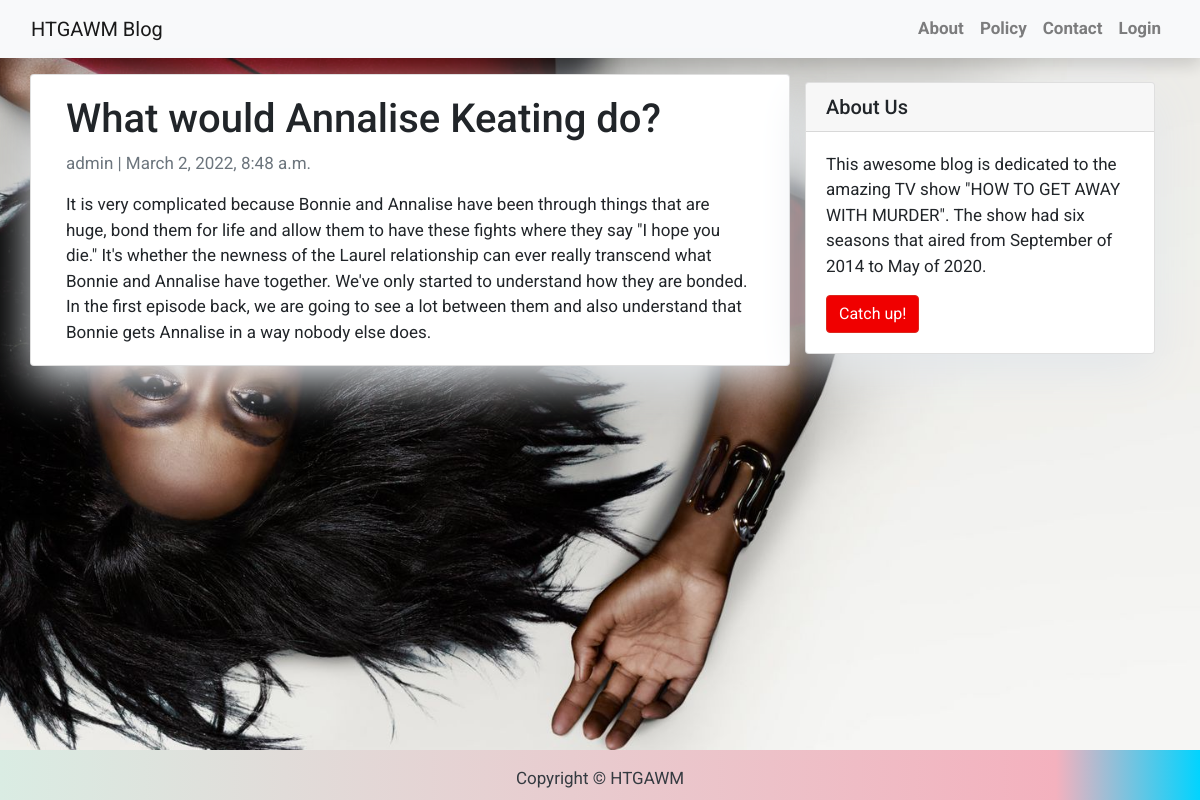
Page /what-would-annalise-keating-do/ on the committed database.
### blog/models.py (models this page shows, shortened)
class Post(models.Model):
    title = models.CharField(max_length=200, unique=True)
    slug = models.SlugField(max_length=200, unique=True)
    author = models.ForeignKey(User, on_delete= models.CASCADE,related_name='blog_posts')
    updated_on = models.DateTimeField(auto_now= True)
    content = models.TextField()
    created_on = models.DateTimeField(auto_now_add=True)
    status = models.IntegerField(choices=STATUS, default=0)
    class Meta:
        ordering = ['-created_on']

### blog/views.py (the view)
# urls.py: path('<slug:slug>/', views.PostDetail.as_view(), name='post_detail'),
class PostDetail(generic.DetailView):
    model = Post
    template_name = 'post_detail.html'

### blog/templates/blog/post_detail.html
{% extends 'blog/base.html' %} {% block content %}
<div class="container">
 <div class="row">
 <div class="col-md-8 card mb-4 mt-3 left top">
<div class="card-body">
 <h1>{% block title %} {{ object.title }} {% endblock title %}</h1>
<p class=" text-muted">{{ post.author }} | {{ post.created_on }}</p>
<p class="card-text ">{{ object.content | safe }}</p>
</div>
</div>
 {% block sidebar %} {% include 'blog/sidebar.html' %} {% endblock sidebar %}
</div>
</div>
{% endblock content %}

### blog/templates/blog/sidebar.html (style rules this page uses)
.card { box-shadow: 0 16px 48px #E3E7EB; }

### rows in the picture
Post: title "What would Annalise Keating do?", author "admin", created_on "March 2, 2022, 8:48 a.m.", content "It is very complicated because Bonnie and Annalise have been through things that are huge, bond them for life and allow them to have these fights where they say \"I hope you die.\" It's whether the newness of the Laurel relationship can ever really transcend what Bonnie and Annalise have together. We've only started to understand how they are bonded. In the first episode back, we are going to see a lot between them and also understand that Bonnie gets Annalise in a way nobody else does."
